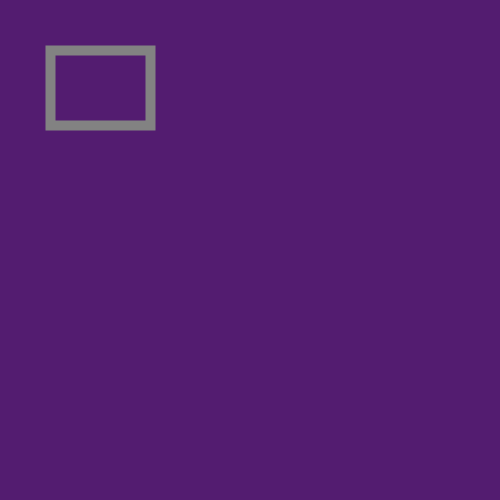
Frame 1 (no input)
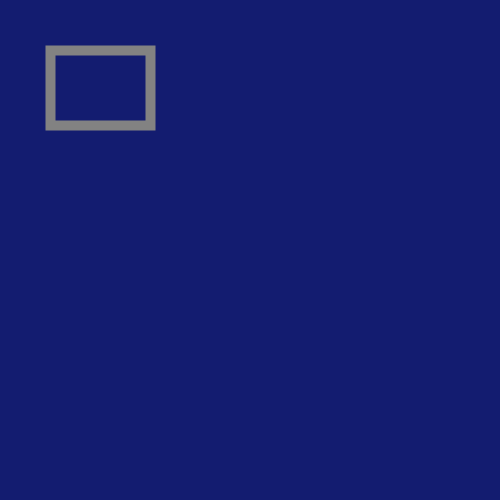
Frame 60 (the mouse pressed at the canvas centre just before this capture)
Frame 120 (the mouse held since frame 60 and released just before this capture): identical to frame 1, image omitted

The Processing sketch that drew these frames (run headless with seeded random() and noise(); from frame 60 on, the mouse is pressed at the canvas centre):

// Processing sketch: processing_63235
// ── processing_63235.pde

int x = 50;
int y = 50;
int w = 100;
int h = 75;

int r = 198;
int g = 55;
int b = 221;

void setup () {
 size(500, 500);
 colorMode(RGB, 500, 500, 500, 50);
 smooth();
}

void draw() {
 r = (int) random(0, 255);
 background (r, g, b);
 stroke (255);
 if (mouseX>=x && mouseX<= x+w && mouseY>=y && mouseY<= y+h) {
   fill(242,3,255);

 }

 else {
   noFill();
 }

 strokeWeight (10);
 rect(x, y, w, h);
}
